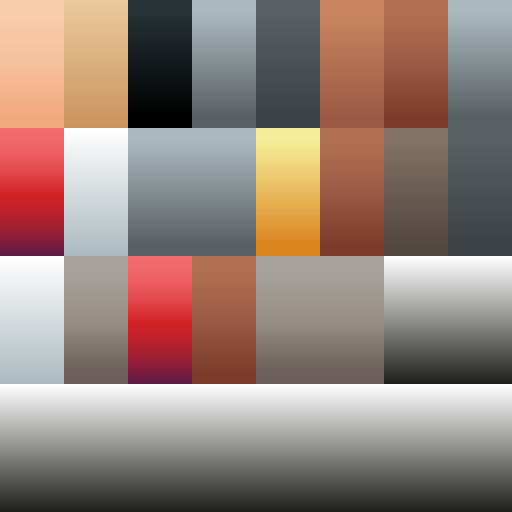
#> input picture art_inbox/05_3d/adventurers_extra/Characters/gltf/knight_texture.png, 1024 x 1024 px (shown at 1/2 size); its folder holds 4 pictures in this run
$ python import_3d.py
#> lines starting #> are read from the running program, lines starting #| are printed output that depends on the picture
#!/usr/bin/env python3
"""Nhập mô hình 3D KayKit (CC0) cho bản thử 3D (D-145/D-146) vào assets/models/kaykit/.

  python3 tools/import_3d.py          # cần Pillow

- Nhân vật (.glb, Rig_Medium / Rig_Large), vũ khí (.gltf + .bin), hoạt ảnh dùng chung theo rig.
- Ảnh màu theo đội: <tên>_blue.png / <tên>_red.png — đổi sắc các mảng màu nhấn (đỏ / xanh dương
  bão hòa) của bảng màu gốc sang xanh hoặc đỏ; da, kim loại, vàng giữ nguyên.
"""
import colorsys, os, shutil
from PIL import Image

ROOT = os.path.abspath(os.path.join(os.path.dirname(__file__), ".."))
SRC = os.path.join(ROOT, "art_inbox", "05_3d")
EXTRA = os.path.join(SRC, "adventurers_extra")
DST = os.path.join(ROOT, "assets", "models", "kaykit")
CHARACTERS = ["Knight", "Barbarian", "Barbarian_Large", "Mage", "Druid", "Rogue_Hooded", "Ranger", "Engineer"]
TEXTURES = ["knight", "barbarian", "mage", "druid", "rogue", "ranger", "engineer"]
WEAPONS = ["sword_1handed", "shield_badge_color", "axe_1handed", "axe_2handed_Large", "staff", "druid_staff",
           "dagger", "crossbow_1handed", "spellbook_open", "wand"]
ANIMS = {"Rig_Medium": ["General", "MovementBasic", "CombatMelee", "CombatRanged"],
         "Rig_Large": ["General", "MovementBasic", "CombatMelee"]}
# Sắc (0..1) của màu đội.
TEAM_HUE = {"blue": 0.6, "red": 0.99}


def team_texture(src, dst, hue):
    im = Image.open(src).convert("RGBA")
    px = im.load()
    for y in range(im.height):
        for x in range(im.width):
            r, g, b, a = px[x, y]
            h, s, v = colorsys.rgb_to_hsv(r / 255, g / 255, b / 255)
            accent = s > 0.5 and v > 0.25 and (h < 0.03 or h > 0.88 or 0.52 < h < 0.72)
            if accent:
                nr, ng, nb = colorsys.hsv_to_rgb(hue, s, v)
                px[x, y] = (int(nr * 255), int(ng * 255), int(nb * 255), a)
    im.save(dst)


def main():
    os.makedirs(DST, exist_ok=True)
    for c in CHARACTERS:
        shutil.copy(os.path.join(EXTRA, "Characters", "gltf", c + ".glb"), DST)
    for t in TEXTURES:
        src = os.path.join(EXTRA, "Characters", "gltf", t + "_texture.png")
        shutil.copy(src, DST)  # vũ khí .gltf trỏ tới ảnh này theo tên
        for team, hue in TEAM_HUE.items():
            team_texture(src, os.path.join(DST, "%s_texture_%s.png" % (t, team)), hue)
#> in team_texture, im is the input picture: PIL image 1024x1024 RGBA; mean R, G, B, A 150, 129.5, 121.6, 255
#> in team_texture, `im.save(dst)`:
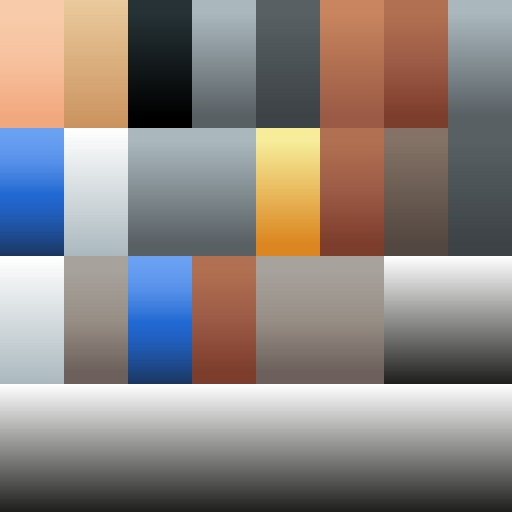
#> saved as knight_texture_blue.png: PIL image 1024x1024 RGBA (shown at 1/2 size); mean R, G, B, A 141.2, 133, 129.6, 255
#> pass 2 of the loop in main, `for t in TEXTURES:`:
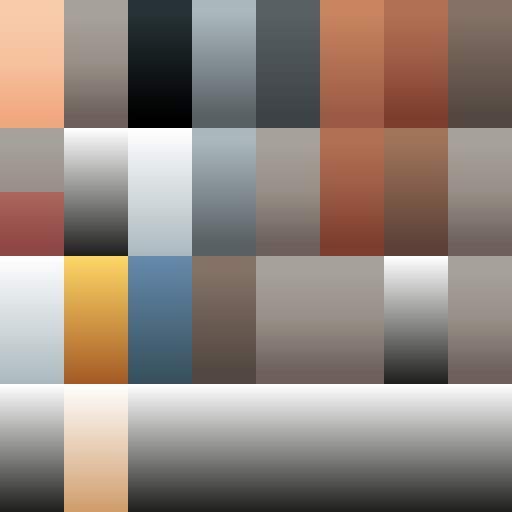
#> input picture art_inbox/05_3d/adventurers_extra/Characters/gltf/barbarian_texture.png, 1024 x 1024 px (shown at 1/2 size)
#> in team_texture, im is the input picture: PIL image 1024x1024 RGBA; mean R, G, B, A 145.8, 132.9, 124.7, 255
#> in team_texture (call 3), `im.save(dst)`:
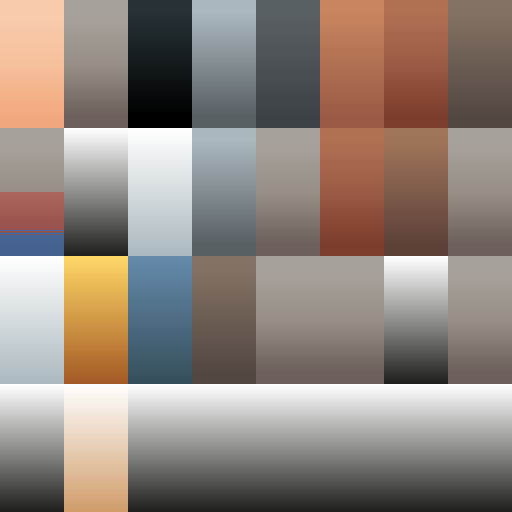
#> saved as barbarian_texture_blue.png: PIL image 1024x1024 RGBA (shown at 1/2 size); mean R, G, B, A 145.4, 133.1, 125.1, 255
    for w in WEAPONS:
        for ext in (".gltf", ".bin"):
            shutil.copy(os.path.join(EXTRA, "Assets", "gltf", w + ext), DST)
    anim_dir = os.path.join(SRC, "animations", "Animations", "gltf")
    for rig, sets in ANIMS.items():
        for s in sets:
            shutil.copy(os.path.join(anim_dir, rig, "%s_%s.glb" % (rig, s)), DST)
    shutil.copy(os.path.join(EXTRA, "License.txt"), os.path.join(DST, "License_KayKit.txt"))
    print("xong:", len(os.listdir(DST)), "file")


if __name__ == "__main__":
#> (the run stopped early here; a loop or call above may not have finished)
